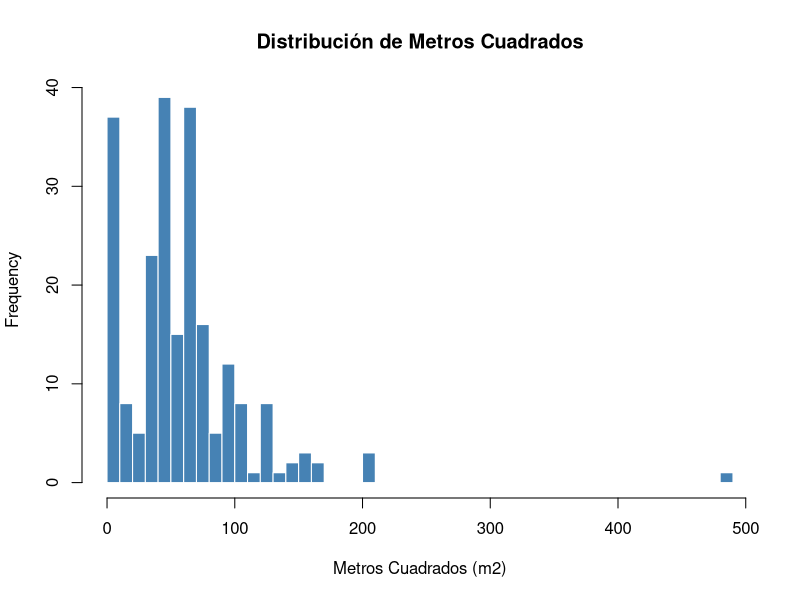
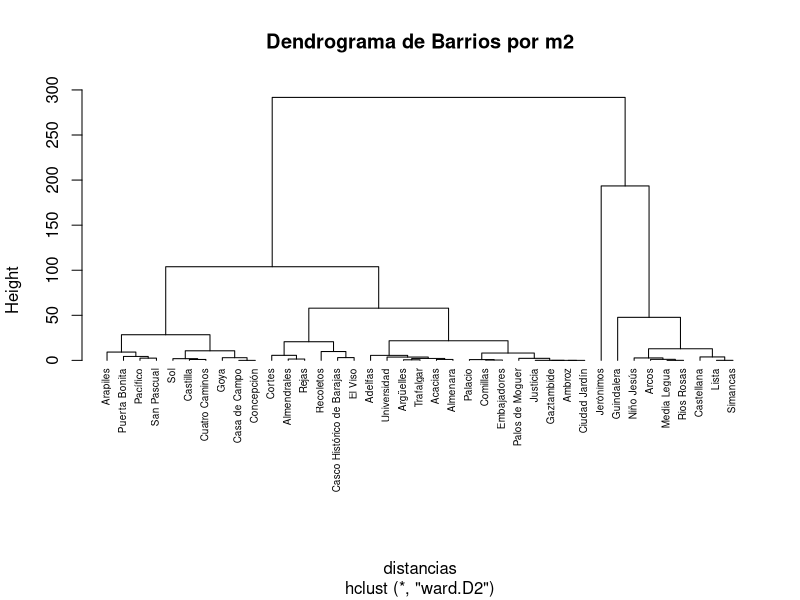
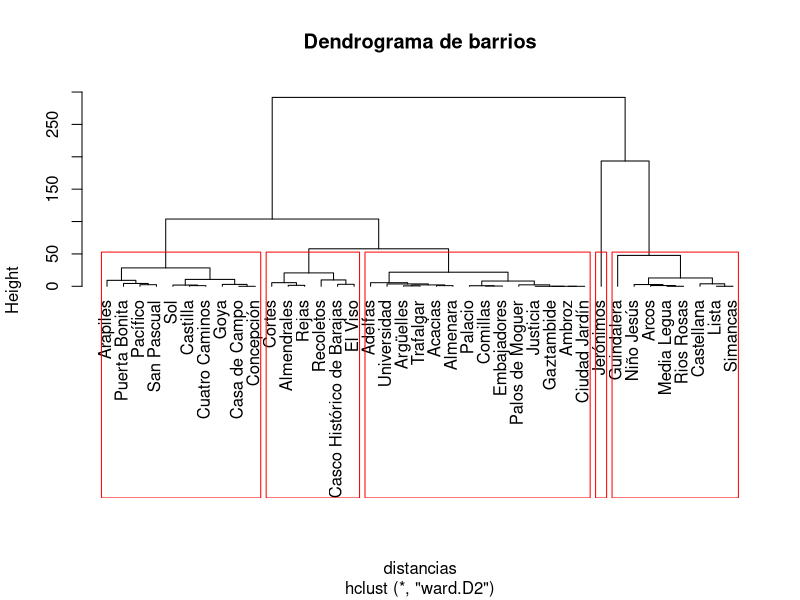

Recreate these plots in R, in order.
## ---- chunk 1
library(dplyr)


airbnb <- read.csv('airbnb.csv', sep = ',')


df_madrid <- airbnb %>%
  filter(Room.Type == "Entire home/apt", 
         Neighbourhood.Cleansed != "") %>%
  select(
    Neighbourhood = Neighbourhood.Cleansed, 
    Accommodates, 
    Bathrooms, 
    Bedrooms, 
    Beds, 
    Price, 
    Square.Feet, 
    Review.Scores.Rating
  )
## ---- chunk 2


df_madrid <- df_madrid %>%
  mutate(Square.Meters = Square.Feet * 0.092903)
## ---- chunk 3

total_filas <- nrow(df_madrid)
nas_iniciales <- sum(is.na(df_madrid$Square.Meters))
pct_na <- (nas_iniciales / total_filas) * 100

cat("Porcentaje de NAs iniciales:", round(pct_na, 2), "%\n")


con_datos <- df_madrid %>% filter(!is.na(Square.Meters))
pct_ceros <- (sum(con_datos$Square.Meters == 0) / nrow(con_datos)) * 100

cat("Porcentaje de valores 0 m2:", round(pct_ceros, 2), "%\n")
## ---- chunk 4

df_madrid$Square.Meters[df_madrid$Square.Meters == 0] <- NA
## ---- chunk 5

hist(df_madrid$Square.Meters, 
     breaks = 60, 
     main = "Distribución de Metros Cuadrados", 
     xlab = "Metros Cuadrados (m2)", 
     col = "steelblue", 
     border = "white")
## ---- chunk 6

df_madrid$Square.Meters[df_madrid$Square.Meters < 20] <- NA


sum(is.na(df_madrid$Square.Meters))
## ---- chunk 7

barrios_con_datos <- df_madrid %>%
  group_by(Neighbourhood) %>%
  summarise(total_datos = sum(!is.na(Square.Meters))) %>%
  filter(total_datos > 0) %>%
  pull(Neighbourhood)


df_madrid <- df_madrid %>%
  filter(Neighbourhood %in% barrios_con_datos)
## ---- chunk 8

anova_m2 <- aov(Square.Meters ~ Neighbourhood, data = df_madrid)


summary(anova_m2)
## ---- chunk 9

tukey_test <- TukeyHSD(anova_m2)


head(tukey_test$Neighbourhood)
## ---- chunk 10

barrios <- levels(as.factor(df_madrid$Neighbourhood))
n <- length(barrios)


dist_matrix <- matrix(0, nrow = n, ncol = n)
rownames(dist_matrix) <- barrios
colnames(dist_matrix) <- barrios


medias_barrios <- df_madrid %>%
  group_by(Neighbourhood) %>%
  summarise(media = mean(Square.Meters, na.rm = TRUE))


distancias <- dist(medias_barrios$media)
hc <- hclust(distancias, method = "ward.D2")
hc$labels <- medias_barrios$Neighbourhood


plot(hc, hang = -1, main = "Dendrograma de Barrios por m2", cex = 0.6)
## ---- chunk 11

plot(hc, main = "Dendrograma de barrios", hang = -1)


rect.hclust(hc, k = 5, border = "red")


grupos <- cutree(hc, k = 5)


df_clusters <- data.frame(
  Neighbourhood = medias_barrios$Neighbourhood, 
  neighb_id = as.factor(grupos)
)

df_madrid <- left_join(df_madrid, df_clusters, by = "Neighbourhood")
## ---- chunk 12

df_con_m2 <- df_madrid %>% filter(!is.na(Square.Meters))

set.seed(123) 
idx <- sample(1:nrow(df_con_m2), nrow(df_con_m2) * 0.7) 

train_data <- df_con_m2[idx, ]
test_data <- df_con_m2[-idx, ]
## ---- chunk 13

modelo_final <- lm(Square.Meters ~ Accommodates + Bathrooms + Bedrooms + Price + neighb_id, 
                   data = train_data)


resumen <- summary(modelo_final)
print(resumen)
## ---- chunk 14

cluster_sol <- df_madrid %>% 
  filter(Neighbourhood == "Sol") %>% 
  select(neighb_id) %>% 
  unique() %>% 
  pull()


anuncio_sol <- data.frame(
  Accommodates = 6,
  Bathrooms = 1,
  Price = 80,
  Bedrooms = 3,
  Beds = 3,
  Review.Scores.Rating = 80,
  neighb_id = cluster_sol
)


prediccion_m2 <- predict(modelo_final, newdata = anuncio_sol)

cat("La predicción para el apartamento en Sol es de:", round(prediccion_m2, 2), "m2\n")


coef_habitacion <- coef(modelo_final)["Bedrooms"]
cat("Por cada habitación extra, el modelo estima un aumento de:", round(coef_habitacion, 2), "m2\n")
## ---- chunk 15

niveles_aprendidos <- levels(modelo_final$xlevels$neighb_id)


predicciones_seguras <- rep(NA, nrow(df_madrid))


filas_predecibles <- df_madrid$neighb_id %in% niveles_aprendidos & 
                     !is.na(df_madrid$Accommodates) & 
                     !is.na(df_madrid$Bathrooms) & 
                     !is.na(df_madrid$Bedrooms) & 
                     !is.na(df_madrid$Price)


predicciones_seguras[filas_predecibles] <- predict(modelo_final, newdata = df_madrid[filas_predecibles, ])



indices_a_rellenar <- is.na(df_madrid$Square.Meters)
df_madrid$Square.Meters[indices_a_rellenar] <- predicciones_seguras[indices_a_rellenar]


if(sum(is.na(df_madrid$Square.Meters)) > 0) {
  media_sustituta <- mean(df_madrid$Square.Meters, na.rm = TRUE)
  df_madrid$Square.Meters[is.na(df_madrid$Square.Meters)] <- media_sustituta
}

# 7. Verificación Final
cat("NAs finales en Square.Meters:", sum(is.na(df_madrid$Square.Meters)), "\n")
